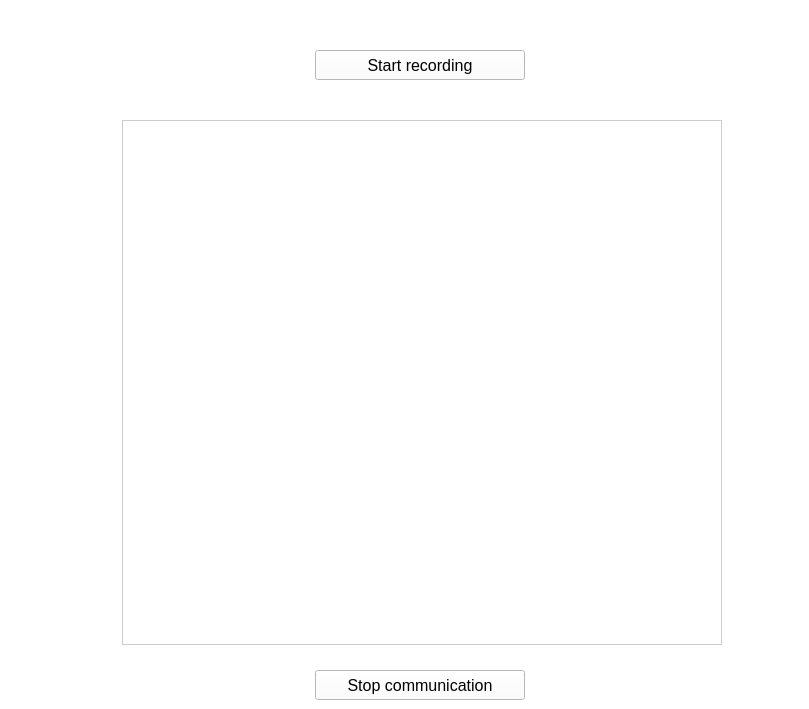
    <widget class="QWidget" name="w_SpiTab">
     <property name="palette">
      <palette>
       <active>
        <colorrole role="Button">
         <brush brushstyle="SolidPattern">
          <color alpha="255">
           <red>255</red>
           <green>255</green>
           <blue>255</blue>
          </color>
         </brush>
        </colorrole>
        <colorrole role="Base">
         <brush brushstyle="SolidPattern">
          <color alpha="255">
           <red>255</red>
           <green>255</green>
           <blue>255</blue>
          </color>
         </brush>
        </colorrole>
        <colorrole role="Window">
         <brush brushstyle="SolidPattern">
          <color alpha="255">
           <red>255</red>
           <green>255</green>
           <blue>255</blue>
          </color>
         </brush>
        </colorrole>
        <colorrole role="Highlight">
         <brush brushstyle="SolidPattern">
          <color alpha="255">
           <red>0</red>
           <green>255</green>
           <blue>0</blue>
          </color>
         </brush>
        </colorrole>
        <colorrole role="HighlightedText">
         <brush brushstyle="SolidPattern">
          <color alpha="255">
           <red>0</red>
           <green>0</green>
           <blue>0</blue>
          </color>
         </brush>
        </colorrole>
       </active>
       <inactive>
        <colorrole role="Button">
         <brush brushstyle="SolidPattern">
          <color alpha="255">
           <red>255</red>
           <green>255</green>
           <blue>255</blue>
          </color>
         </brush>
        </colorrole>
        <colorrole role="Base">
         <brush brushstyle="SolidPattern">
          <color alpha="255">
           <red>255</red>
           <green>255</green>
           <blue>255</blue>
          </color>
         </brush>
        </colorrole>
        <colorrole role="Window">
         <brush brushstyle="SolidPattern">
          <color alpha="255">
           <red>255</red>
           <green>255</green>
           <blue>255</blue>
          </color>
         </brush>
        </colorrole>
        <colorrole role="Highlight">
         <brush brushstyle="SolidPattern">
          <color alpha="255">
           <red>0</red>
           <green>255</green>
           <blue>0</blue>
          </color>
         </brush>
        </colorrole>
        <colorrole role="HighlightedText">
         <brush brushstyle="SolidPattern">
          <color alpha="255">
           <red>0</red>
           <green>0</green>
           <blue>0</blue>
          </color>
         </brush>
        </colorrole>
       </inactive>
       <disabled>
        <colorrole role="Button">
         <brush brushstyle="SolidPattern">
          <color alpha="255">
           <red>255</red>
           <green>255</green>
           <blue>255</blue>
          </color>
         </brush>
        </colorrole>
        <colorrole role="Base">
         <brush brushstyle="SolidPattern">
          <color alpha="255">
           <red>255</red>
           <green>255</green>
           <blue>255</blue>
          </color>
         </brush>
        </colorrole>
        <colorrole role="Window">
         <brush brushstyle="SolidPattern">
          <color alpha="255">
           <red>255</red>
           <green>255</green>
           <blue>255</blue>
          </color>
         </brush>
        </colorrole>
        <colorrole role="Highlight">
         <brush brushstyle="SolidPattern">
          <color alpha="255">
           <red>245</red>
           <green>245</green>
           <blue>245</blue>
          </color>
         </brush>
        </colorrole>
        <colorrole role="HighlightedText">
         <brush brushstyle="SolidPattern">
          <color alpha="255">
           <red>0</red>
           <green>0</green>
           <blue>0</blue>
          </color>
         </brush>
        </colorrole>
       </disabled>
      </palette>
     </property>
     <attribute name="title">
      <string>SPI</string>
     </attribute>
     <widget class="QPushButton" name="w_stopSpiCommunication">
      <property name="geometry">
       <rect>
        <x>315</x>
        <y>670</y>
        <width>210</width>
        <height>30</height>
       </rect>
      </property>
      <property name="font">
       <font>
        <pointsize>12</pointsize>
       </font>
      </property>
      <property name="styleSheet">
       <string notr="true"/>
      </property>
      <property name="text">
       <string>Stop communication</string>
      </property>
     </widget>
     <widget class="QPushButton" name="w_backArrow5">
      <property name="geometry">
       <rect>
        <x>40</x>
        <y>50</y>
        <width>70</width>
        <height>40</height>
       </rect>
      </property>
      <property name="focusPolicy">
       <enum>Qt::NoFocus</enum>
      </property>
      <property name="styleSheet">
       <string notr="true">border-radius: 10px;
border-style: solid;
image: url(:/back_arrow/_Icons/left.png);</string>
      </property>
      <property name="text">
       <string/>
      </property>
     </widget>
     <widget class="QPushButton" name="w_spiSettingsButton">
      <property name="geometry">
       <rect>
        <x>730</x>
        <y>50</y>
        <width>70</width>
        <height>40</height>
       </rect>
      </property>
      <property name="focusPolicy">
       <enum>Qt::NoFocus</enum>
      </property>
      <property name="styleSheet">
       <string notr="true">background-color:white;
border-radius: 10px;
border-style: solid;
image: url(:/SPI_bluetooth/_Icons/settings_resized.png);</string>
      </property>
      <property name="text">
       <string/>
      </property>
     </widget>
     <widget class="QPushButton" name="w_spiRecordButton">
      <property name="geometry">
       <rect>
        <x>315</x>
        <y>50</y>
        <width>210</width>
        <height>30</height>
       </rect>
      </property>
      <property name="font">
       <font>
        <pointsize>12</pointsize>
       </font>
      </property>
      <property name="focusPolicy">
       <enum>Qt::NoFocus</enum>
      </property>
      <property name="styleSheet">
       <string notr="true"/>
      </property>
      <property name="text">
       <string>Start recording</string>
      </property>
     </widget>
     <widget class="QListWidget" name="w_listSpiDataPrinted">
      <property name="geometry">
       <rect>
        <x>122</x>
        <y>120</y>
        <width>600</width>
        <height>525</height>
       </rect>
      </property>
      <property name="font">
       <font>
        <pointsize>12</pointsize>
       </font>
      </property>
      <property name="focusPolicy">
       <enum>Qt::NoFocus</enum>
      </property>
      <property name="contextMenuPolicy">
       <enum>Qt::DefaultContextMenu</enum>
      </property>
      <property name="autoFillBackground">
       <bool>false</bool>
      </property>
      <property name="styleSheet">
       <string notr="true">border-style: solid;
border-width: 1px;
border-color: rgb(204, 204, 204);</string>
      </property>
      <property name="frameShadow">
       <enum>QFrame::Sunken</enum>
      </property>
      <property name="verticalScrollBarPolicy">
       <enum>Qt::ScrollBarAsNeeded</enum>
      </property>
      <property name="horizontalScrollBarPolicy">
       <enum>Qt::ScrollBarAlwaysOff</enum>
      </property>
      <property name="editTriggers">
       <set>QAbstractItemView::DoubleClicked|QAbstractItemView::EditKeyPressed|QAbstractItemView::SelectedClicked</set>
      </property>
      <property name="alternatingRowColors">
       <bool>true</bool>
      </property>
      <property name="selectionMode">
       <enum>QAbstractItemView::NoSelection</enum>
      </property>
     </widget>
    </widget>
